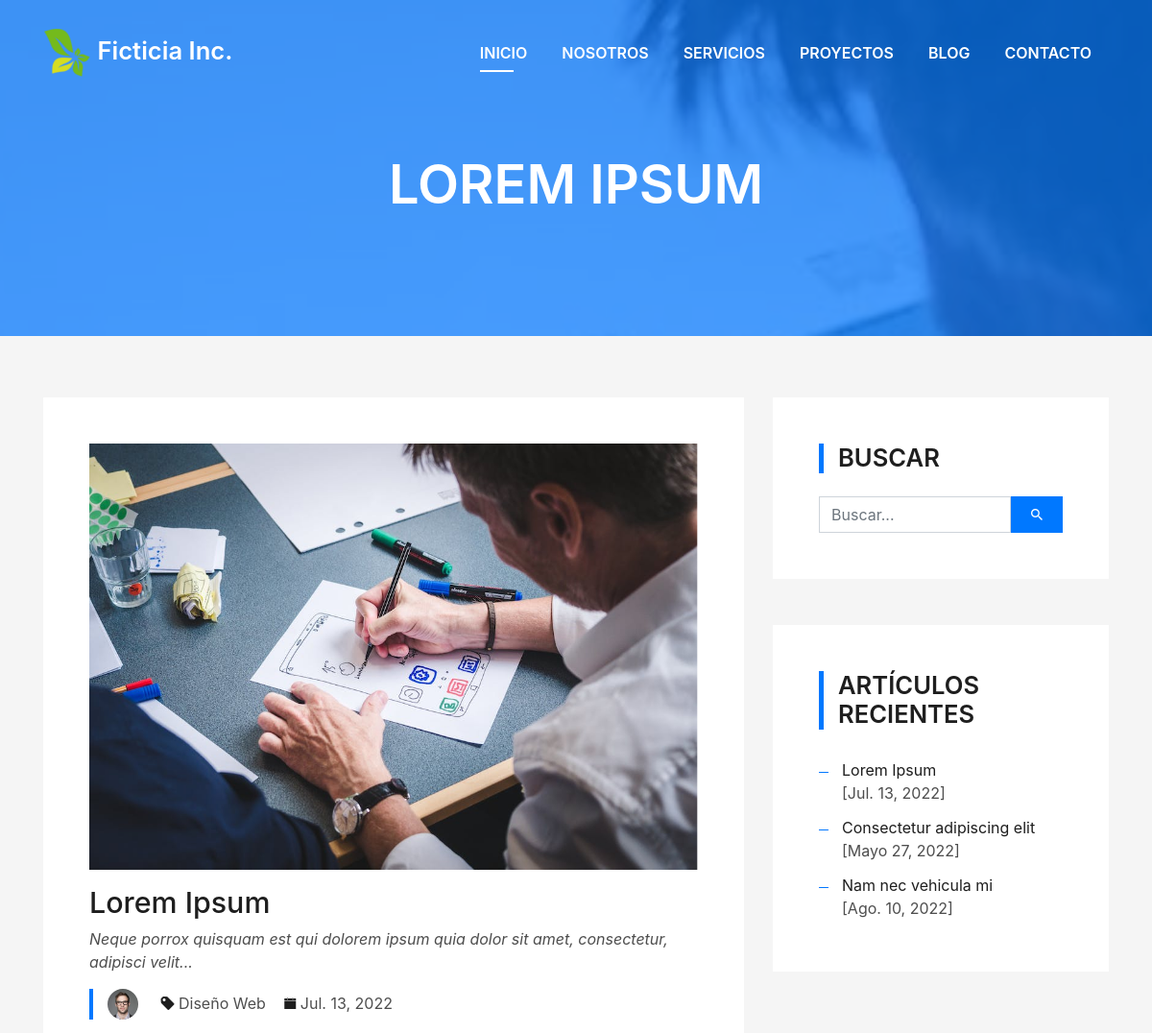
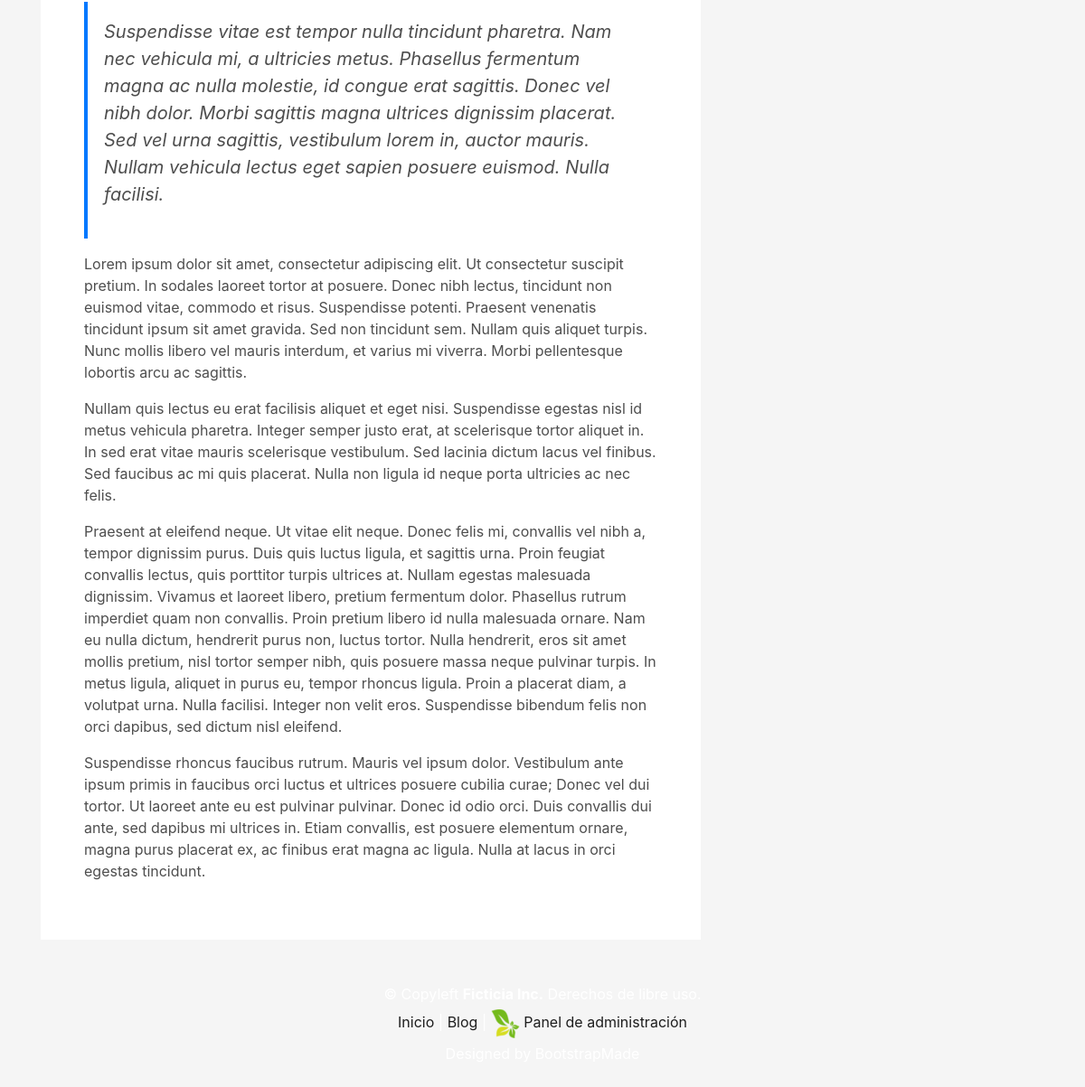
The page /blog/1/ on the database as committed earlier (2 pictures, top to bottom).
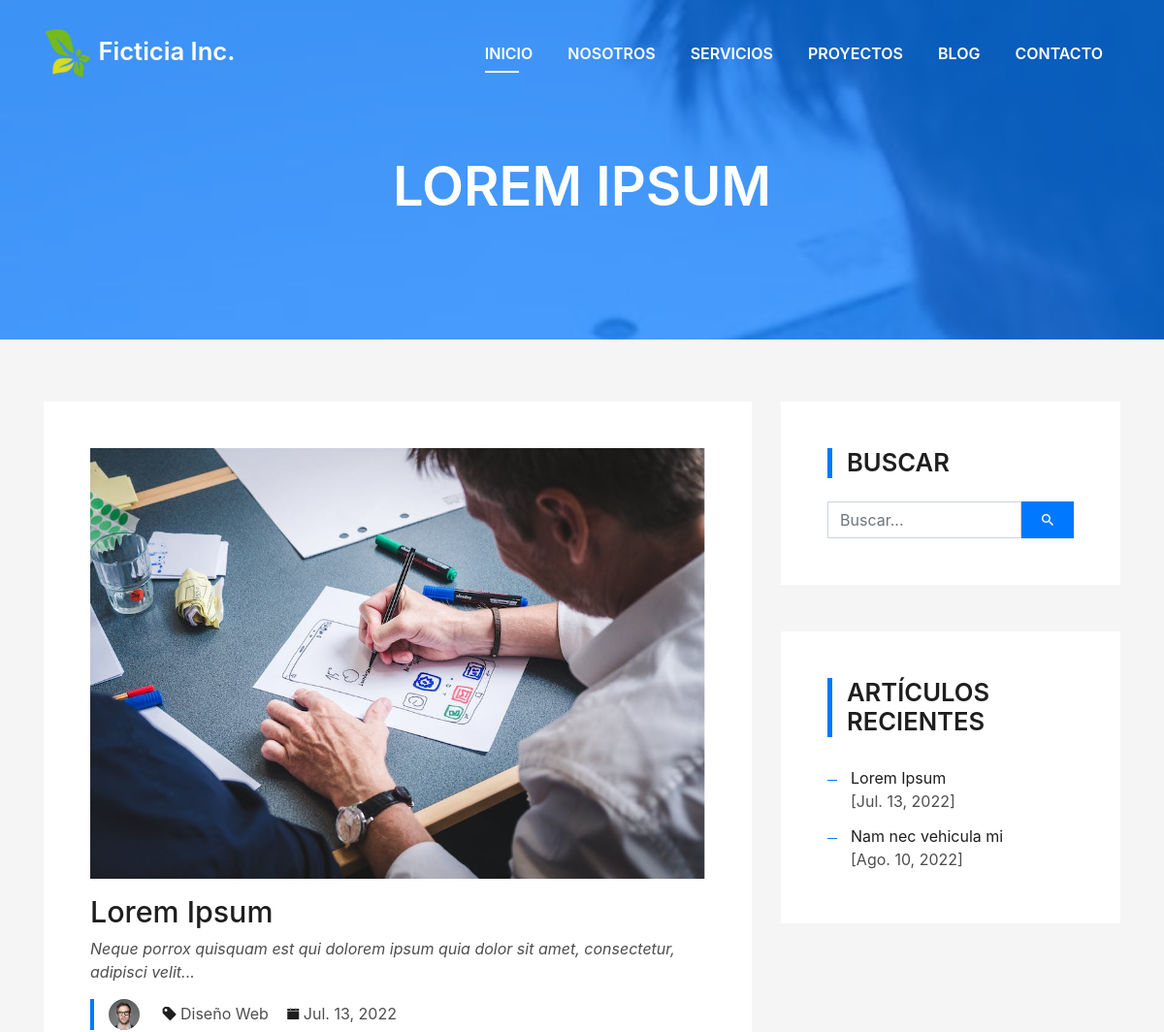
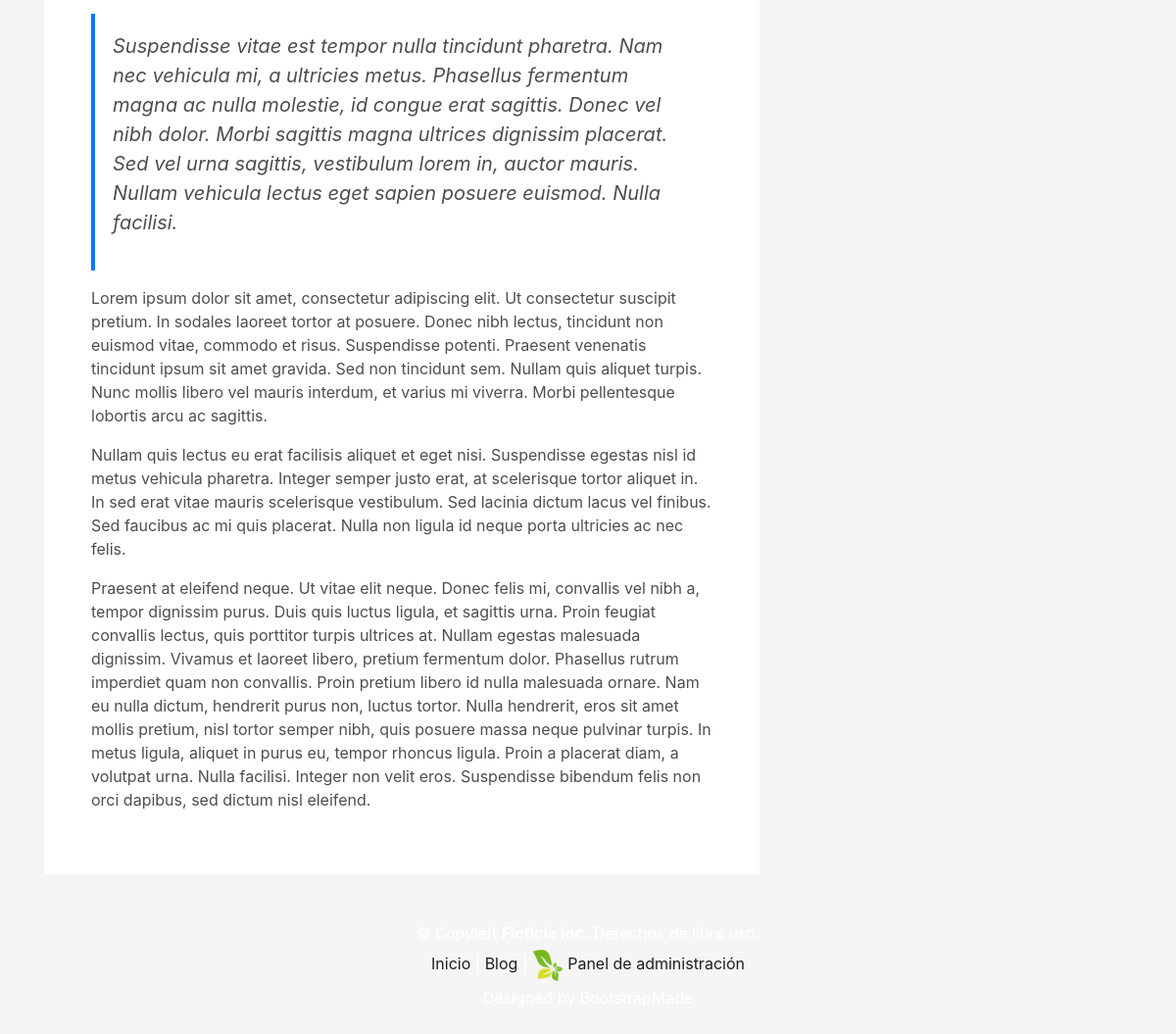
The same page on the database as committed later (2 pictures, top to bottom).
### panel/models.py (models this page shows, shortened)
class Articulo_Model(models.Model):
    name = models.CharField(max_length=250, default='Sin nombre', verbose_name='Nombre')
    title = models.CharField(max_length=250, default='Sin título', verbose_name='Título')
    subtitle = models.CharField(max_length=250, null=True, blank=True, verbose_name='Subtítulo')
    abstract = RichTextField(null=True, blank=True, verbose_name='Resumen')
    content = RichTextField(verbose_name='Contenido')
    image = models.ImageField(null=True, blank=True, upload_to='img_articulo/', default='', verbose_name='Imagen')
    date = models.DateField(null=True, blank=True, verbose_name='Fecha')
    draft = models.BooleanField(null=True, blank=True, default=True, verbose_name='Borrador')
    fk_categoria = models.ForeignKey('Categoria_Model', on_delete=models.DO_NOTHING, null=True, blank=True, verbose_name='Categoría')
    created = models.DateTimeField(auto_now_add=True, null=True, blank=True, verbose_name='Fecha de creación')
    updated = models.DateTimeField(auto_now=True, null=True, blank=True, verbose_name='Fecha de última modificación')
    class Meta:
        verbose_name = 'Articulo'
        verbose_name_plural = 'Articulos'
        ordering = ['id']

class Categoria_Model(models.Model):
    name = models.CharField(max_length=250, verbose_name='Nombre')
    description = RichTextField(null=True, blank=True, verbose_name='Descripción')
    class Meta:
        verbose_name = 'Categoría'
        verbose_name_plural = 'Categorías'
        ordering = ['id']
    def __str__(self):
        return self.name

### blog/views.py (the view)
# urls.py: path('blog/<int:id>/', blog.views.ver_articulo, name='ver_articulo'),
def ver_articulo(request, id, *args, **kwargs):
    itemObj = Articulo_Model.objects.filter(id=id)
    paginas_list = Pagina_Model.objects.all() # Lista de paginas
    articulos_list = Articulo_Model.objects.filter(draft=False) # Lista de articulos
    context = {
        'singular' : 'artículo',
        'plural' : 'artículos',
        'url_listar' : 'listar_articulos',
        'paginas': paginas_list,
        'articulos': articulos_list,
        'item': list(itemObj),
    }
    return render(request, 'blog/detalle.html', context)

### blog/templates/blog/detalle.html (shortened to what this page needs)
{% extends "blog/base.html" %}
{% load static %}
{% block content %}
  <div class="intro intro-single route bg-image" style="background-image: url({{ item.0.image.url}})">
    <div class="overlay-mf"></div>
    <div class="intro-content display-table">
      <div class="table-cell">
        <div class="container">
          <h2 class="intro-title mb-4">{{ item.0.title }}</h2>
        </div>
      </div>
    </div>
  </div>
  <section class="blog-wrapper sect-pt4" id="blog">
    <div class="container">
      <div class="row">
        <div class="col-md-8">
          <div class="post-box">
            <div class="post-thumb">
              <img src="{{ item.0.image.url}}" class="img-fluid" alt="">
            </div>
            <div class="post-meta">
              <h1 class="article-title">{{ item.0.title }}</h1>
              <p class="mb-0"><em>{{ item.0.subtitle|safe }}</em></p>
              <ul>
                <li>
                  <div class="post-author">
                      <img src="{% static 'front/img/testimonial-2.jpg' %}" alt="" class="avatar rounded-circle">
                  </div>
                </li>
                <li>
                  <span class="ion-pricetag"></span>
                  {{ item.0.fk_categoria }}
                </li>
                <li>
                  <span class="ion-ios-calendar"></span> {{ item.0.date }}
                </li>
              </ul>
            </div>
            <div class="article-content">
              <blockquote class="blockquote">
                <div class="mb-0">{{ item.0.abstract|safe }}</div>
              </blockquote>
              {{ item.0.content|safe }}
            </div>
          </div>
        </div>
        <div class="col-md-4">
          <div class="widget-sidebar sidebar-search">
            <h5 class="sidebar-title">Buscar</h5>
            <div class="sidebar-content">
              {% include 'blog/form_buscar.html' %}
            </div>
          </div>
          {% include 'blog/recientes.html' %}
        </div>
      </div>
    </div>
  </section>
  {% endblock content %}

### blog/templates/blog/recientes.html
{% load static %}
          <div class="widget-sidebar">
            <h5 class="sidebar-title">Artículos recientes</h5>
            <div class="sidebar-content">
              <ul class="list-sidebar">
                {% for articulo in articulos %}
                <li>
                  <a href="{% url 'ver_articulo' articulo.id %}">{{ articulo.title }}</a> <br />
                  [{{ articulo.date }}]
                </li>
                {% endfor %}
              </ul>
            </div>
          </div>

Rows that differ between the two databases and show on the page:
no longer on this page (row edited): Articulo_Model: title "Consectetur adipiscing elit", date "Mayo 27, 2022"
changed Articulo_Model "Lorem Ipsum": content "…sed dictum nisl eleifend. Suspendisse rhoncus faucibus rutrum. Mauris vel ipsum dolor. Vestibulum ante ipsum primis in faucibus orci luctus et ultrices posuere cubilia curae; Donec vel dui tortor. Ut laoreet ante eu est pulvinar pulvinar. Donec id odio orci. Duis convallis dui ante, sed dapibus mi ultrices in. Etiam convallis, est posuere elementum ornare, magna purus placerat ex, ac finibus erat magna ac ligula. Nulla at lacus in orci egestas tincidunt." → "…sed dictum nisl eleifend."
